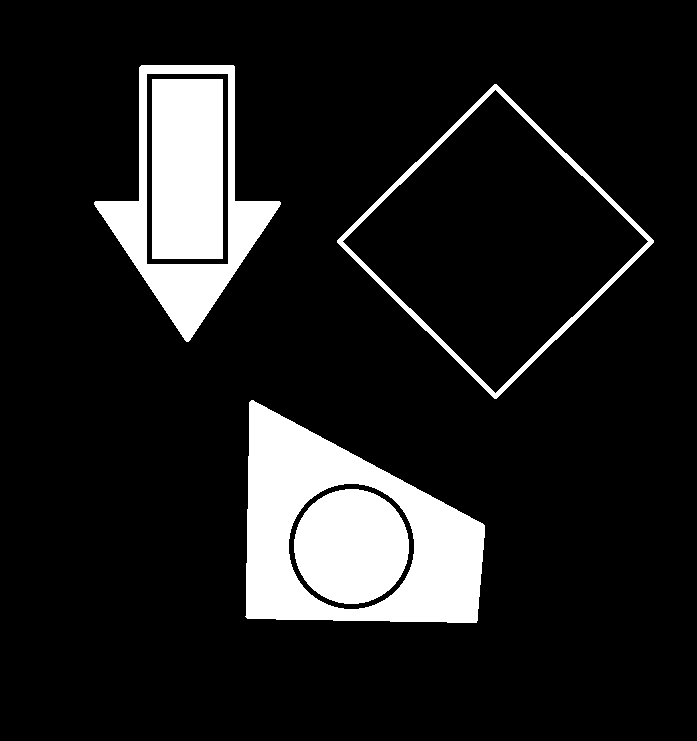
#> input picture Opencv_ile_Nesne_Tespiti/media/sekil.png, 697 x 741 px, given in place of cat.jpg, which was not available
$ jupyter execute 'sablon_esleme(template_matching).ipynb'
#> lines starting #> are read from the running program, lines starting #| are printed output that depends on the picture; after the words box and inside, x2 and y2 are one past the last pixel; in counts of white or black regions, pixels touching at a corner belong together; pictures that were not available may be replaced by others from this repository, and a replacement may not be noted
[cell 1]
import cv2
import matplotlib.pyplot as plt

[cell 2]
img = cv2.imread("media/cat.jpg",0)
#> img: shape (741, 697); 12.5% white; 5 white regions, box (x1, y1, x2, y2) and area: (245, 400, 485, 623) 25386, (152, 79, 223, 259) 12780, (94, 65, 281, 342) 11345, (294, 489, 409, 604) 10394, (337, 84, 654, 399) 4428
print(img.shape)
#| (741, 697)
template = cv2.imread("media/cat_face.png",0)
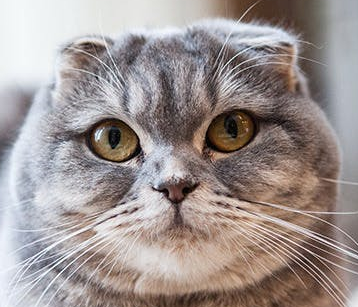
#> input picture Opencv_ile_Nesne_Tespiti/media/cat_face.png, 358 x 307 px
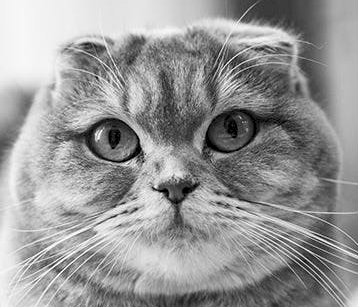
#> template: shape (307, 358); min 0, max 255, mean 150.9
print(template.shape)
#| (307, 358)
h,w = template.shape
#> h = 307; w = 358

methods = ['cv2.TM_CCOEFF', 'cv2.TM_CCOEFF_NORMED', 'cv2.TM_CCORR','cv2.TM_CCORR_NORMED', 'cv2.TM_SQDIFF', 'cv2.TM_SQDIFF_NORMED']

for meth in methods: #methods listesindeki her bir elemanı alır

    method=eval(meth) #eval fonksiyonu stringi python koduna çevirir

    res = cv2.matchTemplate(img,template,method) #resim üzerinde template arar
    print(res.shape)
    min_val, max_val, min_loc, max_loc =cv2.minMaxLoc(res) #resimdeki en yüksek ve en düşük değerleri bulur

    if method in [cv2.TM_SQDIFF, cv2.TM_SQDIFF_NORMED]: #bunun farkli olmnasinin sebebi opencv den dolayi
        top_left = min_loc
    else:
        top_left= max_loc

    bottom_right = (top_left[0]+w, top_left[1]+h) #bulunan template'in koordinatlarını alır

    cv2.rectangle(img,top_left,bottom_right,255,5) #bulunan template'i çerçeve içine alır

    plt.figure()

    plt.subplot(121),plt.imshow(res,cmap='gray') #resmi gösterir
    plt.title('Matching Result'),plt.axis("off") #resmin başlığı, ve eksenlerini kapatır

    plt.subplot(122),plt.imshow(img,cmap='gray') #resmi gösterir
    plt.title('Original Image'),plt.axis("off") #resmin başlığı, ve eksenlerini kapatır

    plt.suptitle(meth) #resmin başlığı

    plt.show() #resmi gösterir
#> this loop made 6 passes
#> (min_val, max_val, min_loc, top_left, bottom_right) on passes 1 to 4: (-240882256, 199109888, (92, 390), (152, 65), (510, 372)), (-0.34, 0.337, (91, 390), (149, 37), (507, 344)), (306746592, 1.76e+09, (332, 0), (246, 341), (604, 648)), (0.247, 0.668, (295, 0), (243, 338), (601, 645))
#> (min_val, max_val, max_loc, top_left, bottom_right) on passes 5 to 6: (1.84e+09, 2.92e+09, (68, 377), (240, 335), (598, 642)), (0.608, 1, (0, 0), (237, 332), (595, 639))
#> pass 1, `res = cv2.matchTemplate(img,template,method)`:
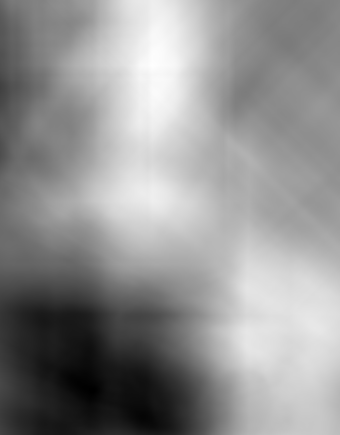
#> res: shape (435, 340) float32; min -240882256, max 199109888, mean 11312270; drawn with min black and max white
#> pass 1, `plt.show()`:
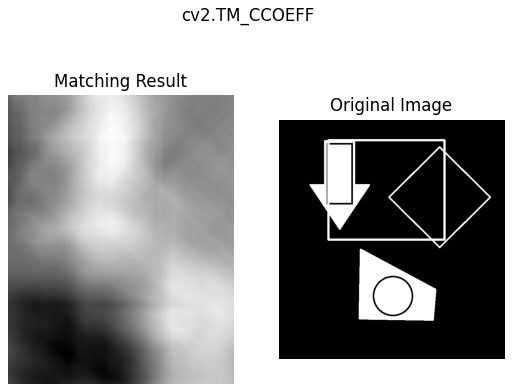
#> figure drawn by matplotlib, 2 panels
#> pass 2, `res = cv2.matchTemplate(img,template,method)`:
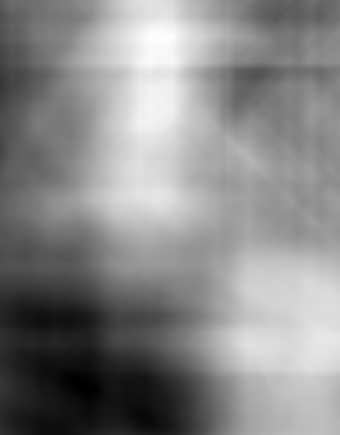
#> res: shape (435, 340) float32; min -0.34, max 0.337, mean 0.022; drawn with min black and max white
#> pass 2, `plt.show()`:
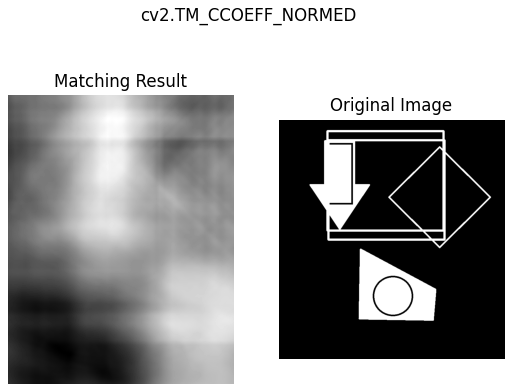
#> figure drawn by matplotlib, 2 panels
#> pass 3, `res = cv2.matchTemplate(img,template,method)`:
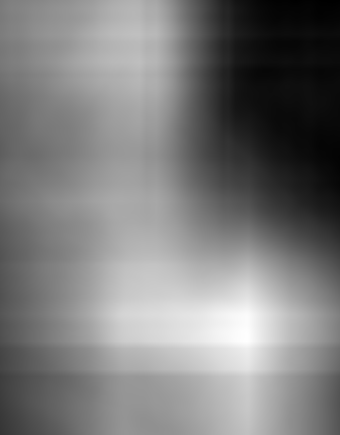
#> res: shape (435, 340) float32; min 306746592, max 1.76e+09, mean 1.02e+09; drawn with min black and max white
#> after the loop:
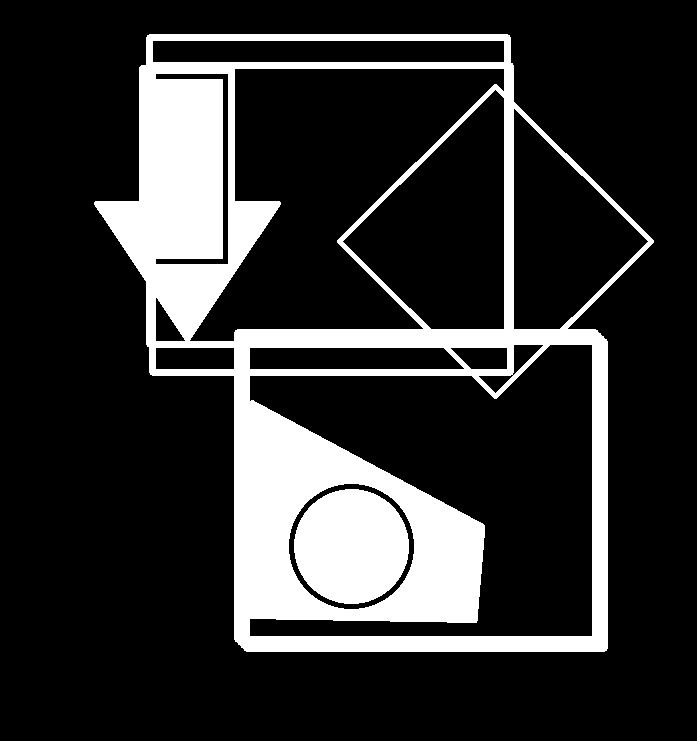
#> img: shape (741, 697); 18.9% white; 2 white regions, box (x1, y1, x2, y2) and area: (94, 34, 654, 652) 87425, (294, 489, 409, 604) 10394
#> after the loop:
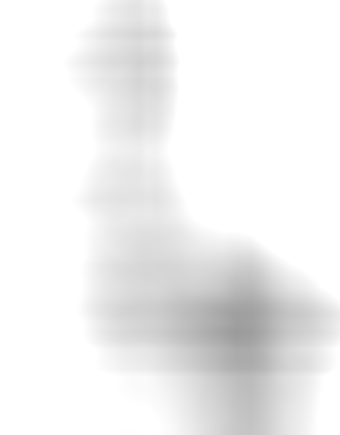
#> res: shape (435, 340) float32; min 0.608, max 1, mean 0.942
